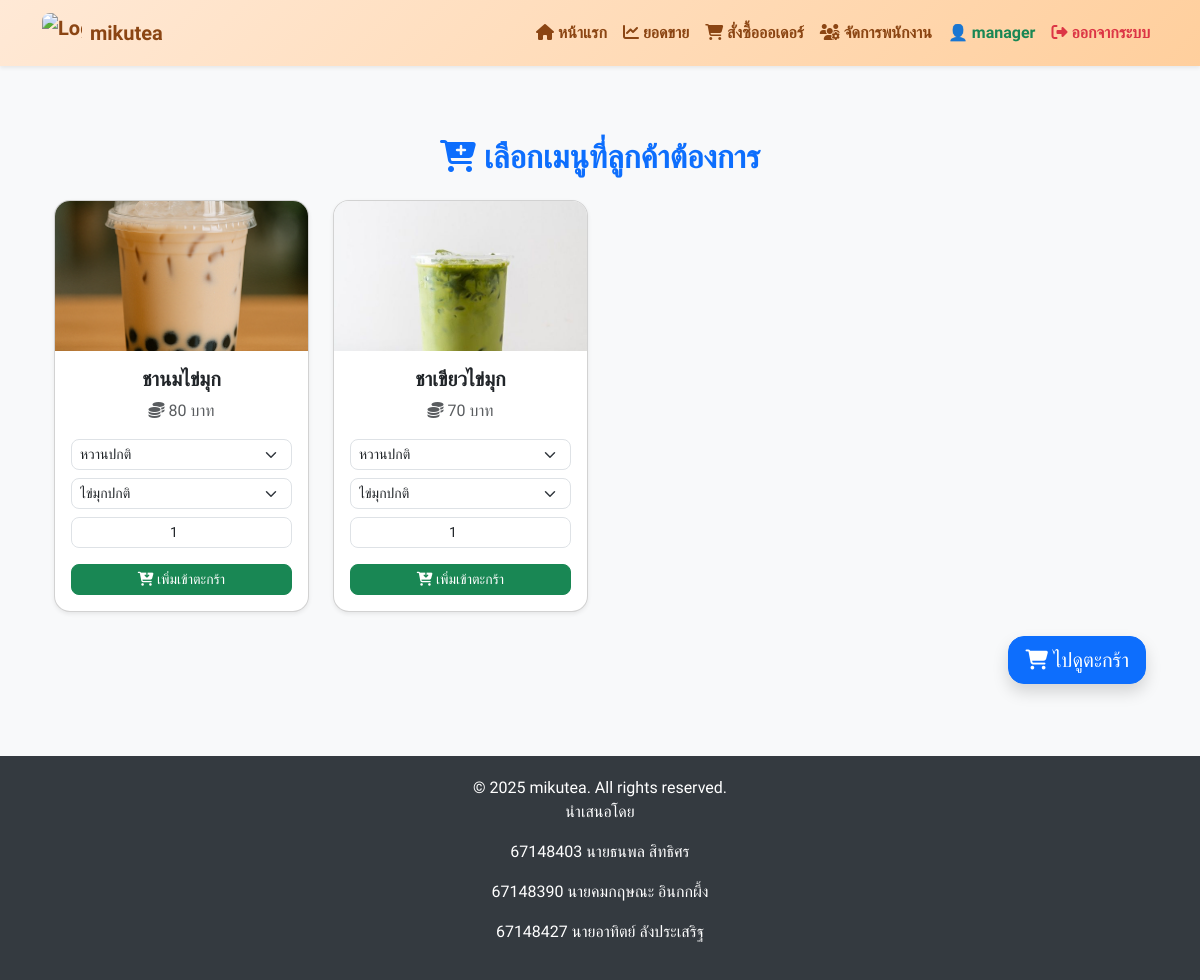
The page /order/create/ (signed in) on the database its author committed.
### myapp/models.py (models this page shows, shortened)
class Menu(models.Model):
    name = models.CharField(max_length=100)
    price = models.DecimalField(max_digits=6, decimal_places=2)
    image = models.ImageField(upload_to='menu_images/', blank=True, null=True)
    category = models.ForeignKey(Category, on_delete=models.SET_NULL, null=True)

### myapp/views.py (the view)
# urls.py: path('order/create/', views.order_create, name='order_create'),
@login_required(login_url="login")
def order_create(request):
    category_id = request.GET.get('category')  # รับ id หมวดหมู่จาก URL
    if category_id:
        menus = Menu.objects.filter(category_id=category_id)
    else:
        menus = Menu.objects.all()
    categories = Category.objects.all()  # ดึงหมวดหมู่ทั้งหมดมาโชว์
    return render(request, "order_create.html", {
        "menus": menus,
        "categories": categories,
        "selected_category": category_id,
    })

### myapp/templates/order_create.html (shortened to what this page needs)
{% extends "base.html" %}
{% block content %}
<div class="container py-4">
  <h2 class="text-center text-primary fw-bold mb-4">
    <i class="fas fa-cart-plus"></i> เลือกเมนูที่ลูกค้าต้องการ
  </h2>
  <div class="row row-cols-2 row-cols-md-4 g-4">
    {% for menu in menus %}
    <div class="col">
      <div class="card h-100 shadow-sm rounded-4 overflow-hidden">
        <img src="{{ menu.image.url }}" class="card-img-top" style="height: 150px; object-fit: cover;">
        <div class="card-body d-flex flex-column">
          <h5 class="card-title text-center fw-bold">{{ menu.name }}</h5>
          <p class="card-text text-muted text-center mb-3">
            <i class="fas fa-coins"></i> {{ menu.price|floatformat:0 }} บาท
          </p>
          <form method="post" action="{% url 'add_to_cart' menu.id %}" class="mt-auto">
            <div class="mb-2">
              <select name="sweetness" class="form-select form-select-sm rounded-3">
                <option value="100">หวานปกติ</option>
              </select>
            </div>
            <div class="mb-2">
              <select name="pearl" class="form-select form-select-sm rounded-3">
                <option value="regular">ไข่มุกปกติ</option>
              </select>
            </div>
            <div class="mb-3">
              <input type="number" name="quantity" value="1" min="1" class="form-control form-control-sm rounded-3 text-center" placeholder="จำนวนแก้ว">
            </div>
            <button type="submit" class="btn btn-success btn-sm w-100 rounded-3">
              <i class="fas fa-cart-arrow-down"></i> เพิ่มเข้าตะกร้า
            </button>
          </form>
        </div>
      </div>
    </div>
    {% endfor %}
  </div>
  <div class="d-flex justify-content-end mt-4">
    <a href="{% url 'view_cart' %}" class="btn btn-primary btn-lg rounded-4 shadow">
      <i class="fas fa-shopping-cart"></i> ไปดูตะกร้า
    </a>
  </div>
</div>
{% endblock %}

### myapp/templates/base.html (shortened to what this page needs)
<!DOCTYPE html>
<html lang="th">
<head>
  <link href="https://cdn.jsdelivr.net/npm/bootstrap@5.3.3/dist/css/bootstrap.min.css" rel="stylesheet" />
<link rel="stylesheet" href="https://cdnjs.cloudflare.com/ajax/libs/font-awesome/6.5.0/css/all.min.css" />
</head>
<body>
  <nav class="navbar navbar-expand-lg shadow-sm sticky-top" style="background: linear-gradient(135deg, #ffe9d6, #ffcf9d);">
    <div class="container">
      <a class="navbar-brand d-flex align-items-center fw-bold text-brown" href="/">
        <img src="https://media.discordapp.net/attachments/1257172576707280896/1363880821878161668/1f0727b4-ef57-45da-ba32-fefa33abeb6f.png?ex=680ee4bf&is=680d933f&hm=b57bd6949d1a10eb1fec962ea518634b6b46c10f53164098d268da2e93a6bdb5&=&format=webp&quality=lossless&width=960&height=960"
             alt="Logo" style="width:40px; height:40px; object-fit:cover; border-radius:8px; margin-right:8px;">
        mikutea
      </a>
      <div class="collapse navbar-collapse" id="mainNavbar">
        <ul class="navbar-nav ms-auto">
          <li class="nav-item">
            <a class="nav-link text-brown fw-semibold" href="/"><i class="fas fa-home"></i> หน้าแรก</a>
          </li>
          <li class="nav-item">
            <a class="nav-link text-brown fw-semibold" href="{% url 'sales_summary' %}"><i class="fas fa-chart-line"></i> ยอดขาย</a>
          </li>
          <li class="nav-item">
            <a class="nav-link text-brown fw-semibold" href="{% url 'order_create' %}"><i class="fas fa-shopping-cart"></i> สั่งซื้อออเดอร์</a>
          </li>
          <li class="nav-item">
            <a class="nav-link text-brown fw-semibold" href="{% url 'staff_manage' %}"><i class="fas fa-users-cog"></i> จัดการพนักงาน</a>
          </li>
          {% if user.is_authenticated %}
          <li class="nav-item">
            <span class="nav-link text-success fw-bold">👤 {{ user.username }}</span>
          </li>
          <li class="nav-item">
            <a class="nav-link text-danger fw-bold" href="{% url 'logout' %}"><i class="fas fa-sign-out-alt"></i> ออกจากระบบ</a>
          </li>
          {% else %}
          <li class="nav-item">
            <a class="nav-link text-primary fw-bold" href="{% url 'login' %}"><i class="fas fa-lock"></i> เข้าสู่ระบบ</a>
          </li>
          {% endif %}
        </ul>
      </div>
    </div>
  </nav>
  <main class="container my-5">
    {% block content %}{% endblock %}
  </main>
  <footer>
    <div class="container">
      <p class="mb-0">© 2025 mikutea. All rights reserved.</p>
            <p>นำเสนอโดย</p>
      <p>67148403 นายธนพล  สิทธิศร</p>
      <p>67148390 นายคมกฤษณะ อินกกผึ้ง</p>
      <p>67148427 นายอาทิตย์  ลังประเสริฐ</p>
    </div>
  </footer>
</body>
</html>

### myapp/templates/base.html (style rules this page uses)
body { font-family: 'Prompt', 'Kanit', 'Itim', sans-serif; }
body { background-color: #f8f9fa; }
.navbar-brand { display: flex; align-items: center; font-weight: bold; color: #fff; }
footer { background-color: #343a40; color: #fff; padding: 20px 0; text-align: center; margin-top: 40px; }
.text-brown { color: #8B4513; }

### rows shown on the page
Menu: image (picture), name "ชานมไข่มุก", price "80"
Menu: image (picture), name "ชาเขียวไข่มุก", price "70"

### other values the page prints
{{ user.username }} "manager"
